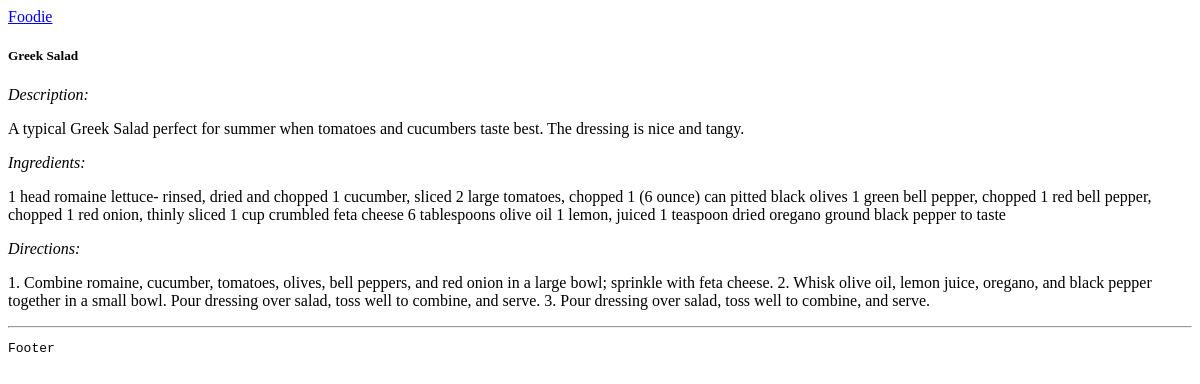
/recipes/1, run on an earlier commit of the app's database.
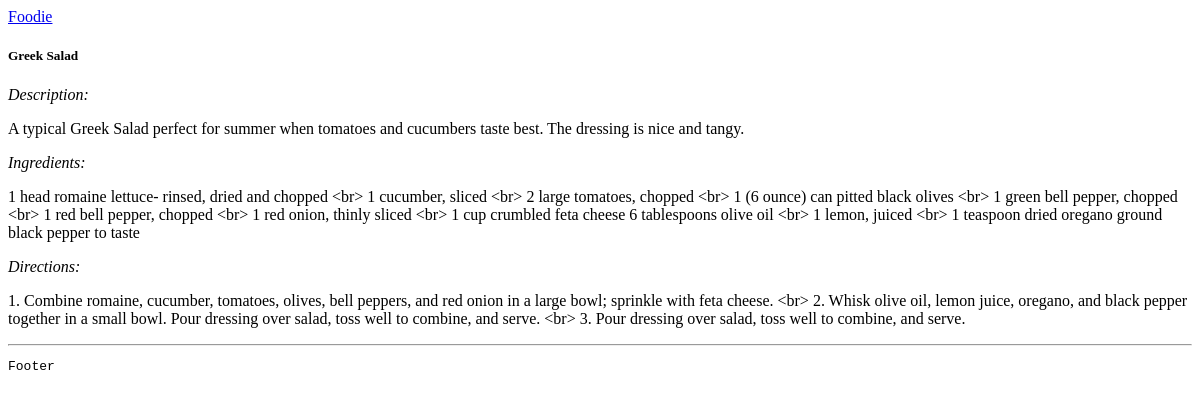
And on a later commit of the database.
### recipes/models.py (models this page shows, shortened)
class Recipe(models.Model):
    name = models.CharField(max_length=100)
    description = models.TextField(null=True, blank=True)
    ingredients = models.TextField()
    directions = models.TextField()
    date_added = models.DateTimeField(auto_now_add=True, null=True, blank=True)
    category = models.ForeignKey(Category, on_delete=models.CASCADE)

### recipes/views.py (the view)
# urls.py: path("<int:recipe_id>", views.recipe, name="recipe_detail"),
def recipe(request, recipe_id):
    recipe = Recipe.objects.get(id=recipe_id)
    context = {
        "recipe": recipe
    }
    return render(request, "recipes/recipeDetails.html", context)

### recipes/templates/recipes/recipeDetails.html
{% extends "base.html" %}
{% block content %}
    <div>
        <div>
            <h5> {{ recipe.name }} </h5>
            <i>Description: </i>
            <p> {{ recipe.description }} </p>
            <i>Ingredients: </i>
            <p> {{ recipe.ingredients }} </p>
            <i>Directions: </i>
            <p> {{ recipe.directions }} </p>
        </div>
    </div>
{% endblock content %}

### templates/base.html (shortened to what this page needs)
<!DOCTYPE html>
<html lang="en">
<head>
</head>
<body>
    <nav>
        <div>
            <a href="{% url "foodie_app:index" %}"> Foodie </a>
        </div>
    </nav>
    <main>
        <div class="container">
            {% block content %}
            {% endblock content %}
        </div>
    </main>
    <div>
        <hr>
        <footer>
            <pre>Footer</pre>
        </footer>
    </div>
</body>
</html>

What changed in the data, as far as the page shows it:
changed Recipe "Greek Salad": ingredients "…rinsed, dried and chopped 1 cucumber, sliced 2 large tomatoes, chopped 1 (6 ounce) can pitted black olives 1 green bell pepper, chopped 1 red bell pepper, chopped 1 red onion, thinly sliced 1 cup crumbled feta cheese 6 tablespoons olive oil 1 lemon, juiced 1 teaspoon dried oregano…" → "…rinsed, dried and chopped <br> 1 cucumber, sliced <br> 2 large tomatoes, chopped <br> 1 (6 ounce) can pitted black olives <br> 1 green bell pepper, chopped <br> 1 red bell pepper, chopped <br> 1 red onion, thinly sliced <br> 1 cup crumbled feta cheese 6 tablespoons olive oil <br> 1 lemon, juiced <br> 1 teaspoon dried oregano…"; directions "…sprinkle with feta cheese. 2. Whisk olive oil, lemon juice, oregano, and black pepper together in a small bowl. Pour dressing over salad, toss well to combine, and serve. 3. Pour dressing over…" → "…sprinkle with feta cheese. <br> 2. Whisk olive oil, lemon juice, oregano, and black pepper together in a small bowl. Pour dressing over salad, toss well to combine, and serve. <br> 3. Pour dressing over…"
